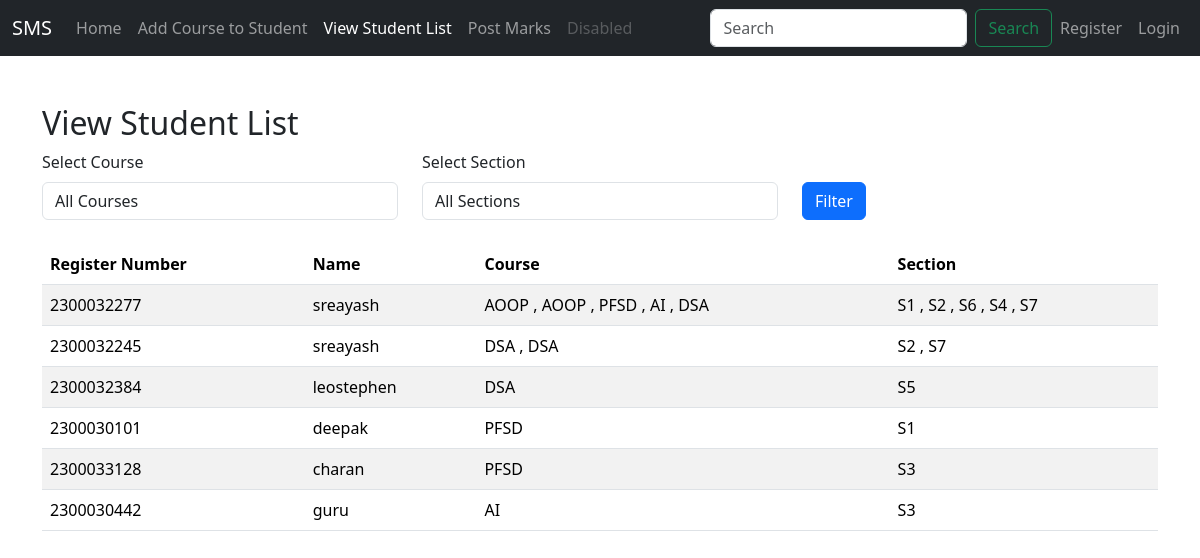
The app's page /facultyapp/view_student_list/ with its own data.
### adminapp/models.py (models this page shows, shortened)
class StudentList(models.Model):
    Register_Number=models.CharField(max_length=10,unique=True)
    Name=models.CharField(max_length=50)
    user = models.OneToOneField(User, on_delete=models.CASCADE, null=True)

### facultyapp/models.py (models this page shows, shortened)
class AddCourse(models.Model):
    COURSE_CHOICES = [
        ('AOOP', 'Advance Object-Oriented Programming'),
        ('PFSD', 'Python Full Stack Development'),
        ('DBMS', 'Database Management Systems'),
        ('DSA', 'Data Structures and Algorithms'),
        ('AI', 'Artificial Intelligence'),
    ]
    SECTION_CHOICES = [
        ('S1', 'Section S1'),
        ('S2', 'Section S2'),
        ('S3', 'Section S3'),
        ('S4', 'Section S4'),
        ('S5', 'Section S5'),
        ('S6', 'Section S6'),
        ('S7', 'Section S7'),
        ('S8', 'Section S8'),
        ('S9', 'Section S9'),
    ]
    student = models.ForeignKey(StudentList, on_delete=models.CASCADE)
    course = models.CharField(max_length=50, choices=COURSE_CHOICES)
    section = models.CharField(max_length=5, choices=SECTION_CHOICES)

### facultyapp/views.py (the view)
# urls.py: path('view_student_list/', views.view_student_list, name='view_student_list'),
def view_student_list(request):
    course = request.GET.get('course')
    section = request.GET.get('section')
    student_courses = AddCourse.objects.all()
    if course:
        student_courses = student_courses.filter(course=course)
    if section:
        student_courses = student_courses.filter(section=section)
    students = StudentList.objects.filter(id__in=student_courses.values('student_id')).distinct()
    course_choices = AddCourse.COURSE_CHOICES
    section_choices = AddCourse.SECTION_CHOICES
    context = {
        'students': students,
        'course_choices': course_choices,
        'section_choices': section_choices,
        'selected_course': course,
        'selected_section': section,
    }
    return render(request, 'facultyapp/view_student_list.html', context)

### Templates/facultyapp/view_student_list.html (shortened to what this page needs)
{% extends 'Navbar/FacultyNavbar.html' %}
{% load static %}
{% block body %}
    <div class="container mt-5">
        <h2>View Student List</h2>
        <form method="get" class="mb-4">
            <div class="row">
                <div class="col-md-4">
                    <label for="course" class="form-label">Select Course</label>
                    <select name="course" id="course" class="form-control">
                        <option value="">All Courses</option>
                    </select>
                </div>
                <div class="col-md-4">
                    <label for="section" class="form-label">Select Section</label>
                    <select name="section" id="section" class="form-control">
                        <option value="">All Sections</option>
                    </select>
                </div>
                <div class="col-md-4 mt-4">
                    <button type="submit" class="btn btn-primary mt-2">Filter</button>
                </div>
            </div>
        </form>
        <table class="table table-striped">
            <thead>
                <tr>
                    <th>Register Number</th>
                    <th>Name</th>
                    <th>Course</th>
                    <th>Section</th>
                </tr>
            </thead>
            <tbody>
                {% if students %}
                    {% for student in students %}
                        <tr>
                            <td>{{ student.Register_Number }}</td>
                            <td>{{ student.Name }}</td>
                            <td>
                                {% for course in student.addcourse_set.all %}
                                    {{ course.course }} {% if not forloop.last %}, {% endif %}
                                {% endfor %}
                            </td>
                            <td>
                                {% for course in student.addcourse_set.all %}
                                    {{ course.section }} {% if not forloop.last %}, {% endif %}
                                {% endfor %}
                            </td>
                        </tr>
                    {% endfor %}
                {% else %}
                    <tr>
                        <td colspan="4" class="text-center">No students found.</td>
                    </tr>
                {% endif %}
            </tbody>
        </table>
    </div>
{% endblock %}

### records on screen
StudentList: Register_Number "2300032277", Name "sreayash"
AddCourse: course "AOOP", section "S1"
AddCourse: course "AOOP", section "S2"
AddCourse: course "PFSD", section "S6"
AddCourse: course "AI", section "S4"
AddCourse: course "DSA", section "S7"
StudentList: Register_Number "2300032245", Name "sreayash"
AddCourse: course "DSA", section "S2"
AddCourse: course "DSA", section "S7"
StudentList: Register_Number "2300032384", Name "leostephen"
AddCourse: course "DSA", section "S5"
StudentList: Register_Number "2300030101", Name "deepak"
AddCourse: course "PFSD", section "S1"
StudentList: Register_Number "2300033128", Name "charan"
AddCourse: course "PFSD", section "S3"
StudentList: Register_Number "2300030442", Name "guru"
AddCourse: course "AI", section "S3"
